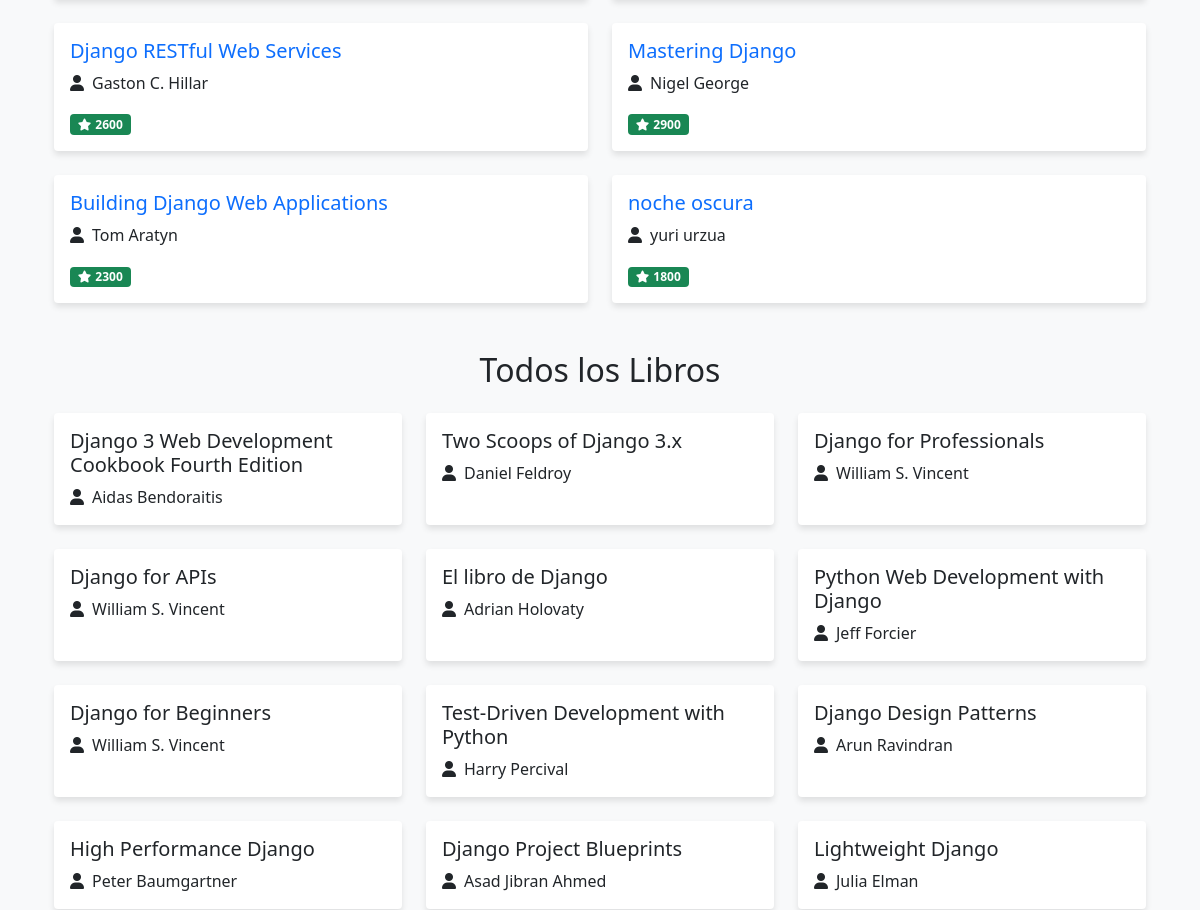
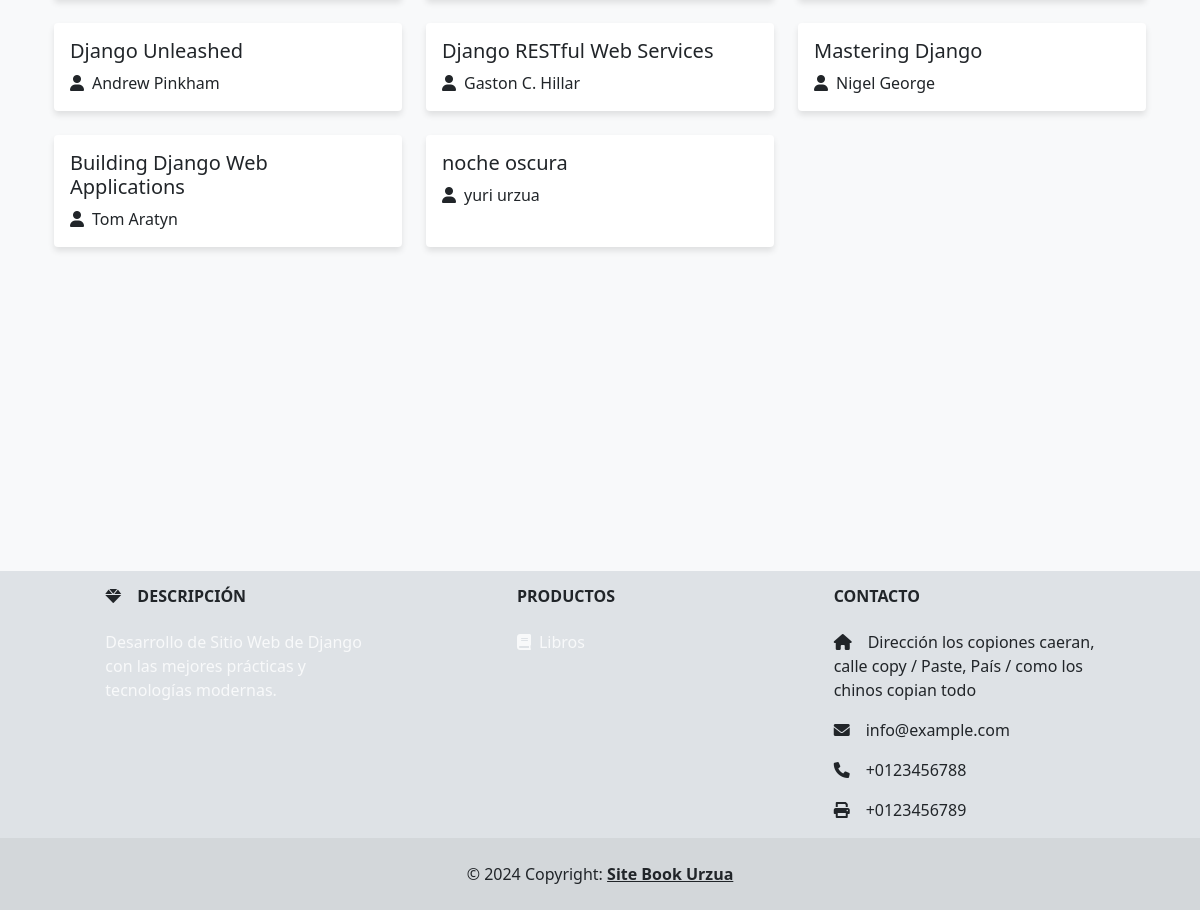
Page /listbook/ (signed in, lower part) on the earlier database version (2 pictures, top to bottom).
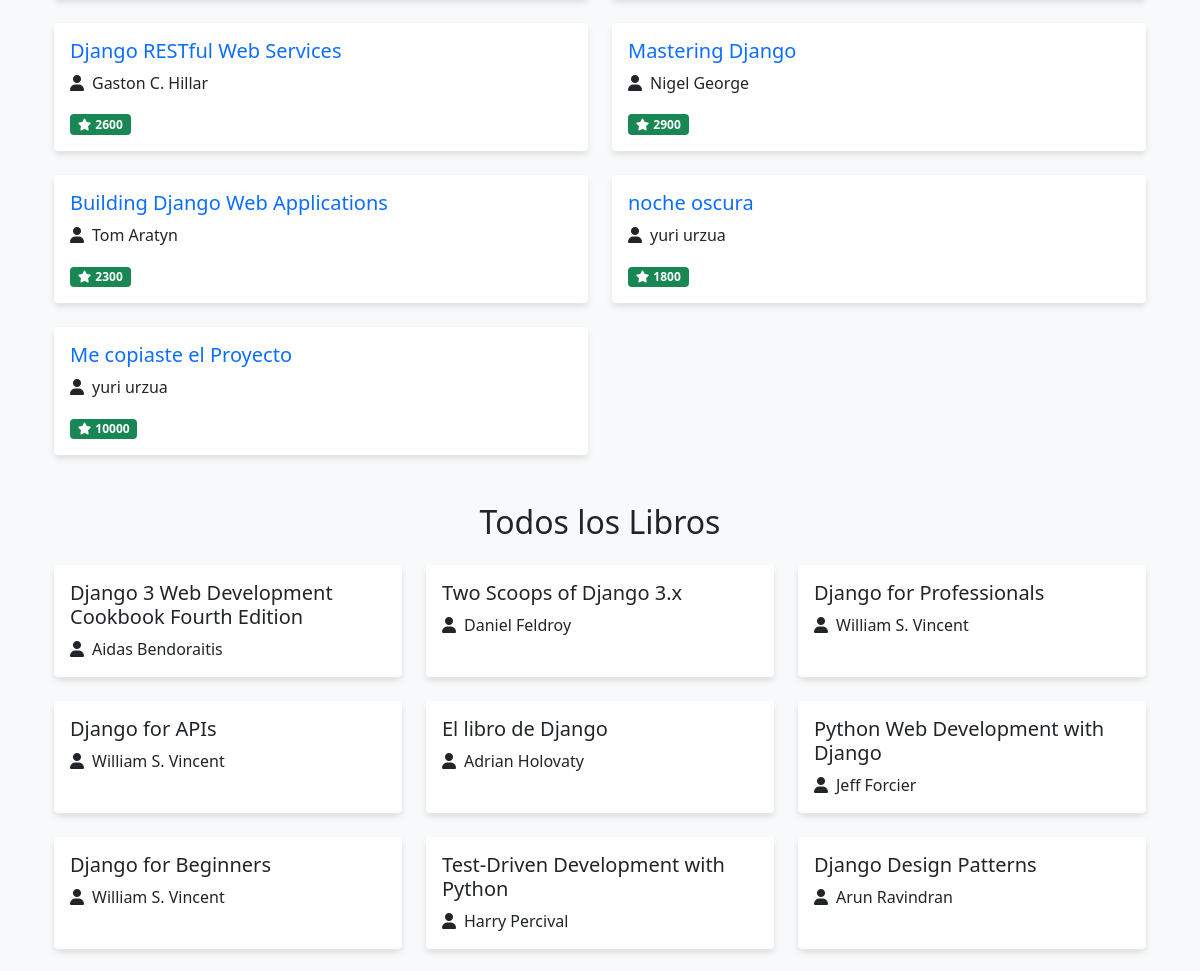
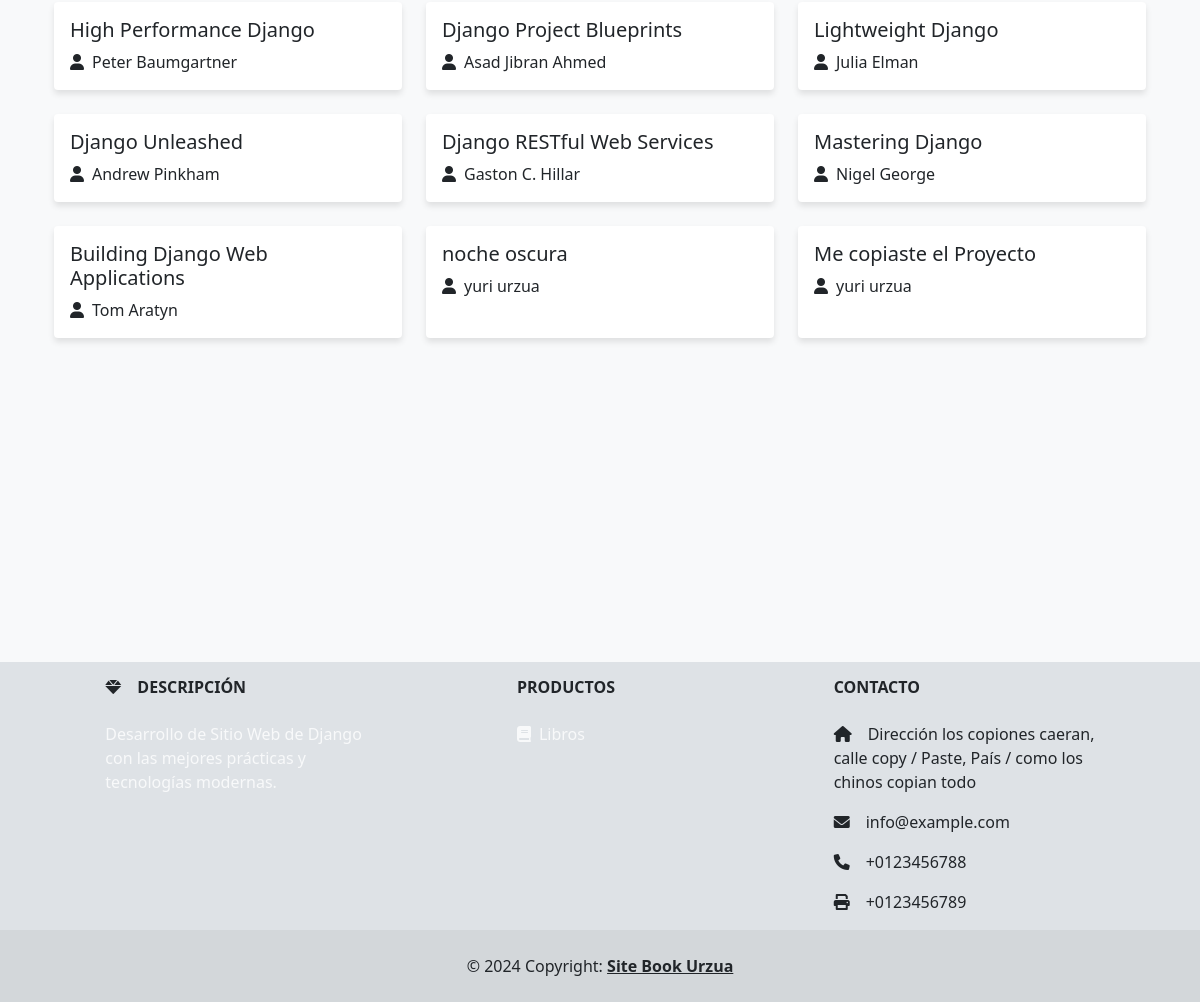
Same page on the later database version (2 pictures, top to bottom).
### libros/models.py (models this page shows, shortened)
class Libro(models.Model):
    titulo = models.CharField(max_length=200)
    autor = models.CharField(max_length=100)
    valoracion = models.IntegerField()
    fecha_creacion = models.DateTimeField(auto_now_add=True)
    fecha_modificacion = models.DateTimeField(auto_now=True)
    class Meta:
        verbose_name = 'Libro'
        verbose_name_plural = 'Libros'
        permissions = [
            ("development", "Permiso como Desarrollador"),
            ("scrum_master", "Permiso como Scrum Master"),
            ("product_owner", "Permiso como Product Owner"),
        ]

### libros/views.py (the view)
# urls.py: path('listbook/', views.listbook, name='listbook'),
@login_required
def listbook(request):
    libros_valorados = Libro.objects.filter(valoracion__gt=1500)
    todos_los_libros = Libro.objects.all()
    context = {
        'libros_valorados': libros_valorados,
        'todos_los_libros': todos_los_libros
    }
    return render(request, 'libros/listbook.html', context)

### libros/templates/libros/listbook.html (shortened to what this page needs)
{% extends 'layout.html' %} {% block content %}
<div class="container py-4">
  {% if user.is_authenticated %}
  <div class="mb-5">
    <div class="row g-4">
      {% if libros_valorados %} {% for libro in libros_valorados %}
      <div class="col-md-6">
        <div class="card h-100">
          <div class="card-body">
            <h5 class="card-title text-primary">{{ libro.titulo }}</h5>
            <p class="card-text">
              <i class="fas fa-user me-2"></i>{{ libro.autor }}
            </p>
            <p class="card-text">
              <span class="badge bg-success">
                <i class="fas fa-star me-1"></i>{{ libro.valoracion }}
              </span>
            </p>
          </div>
        </div>
      </div>
      {% endfor %} {% else %}
      <div class="alert alert-info">
        No hay libros con valoración mayor a 1500.
      </div>
      {% endif %}
    </div>
  </div>
  <div>
    <h2 class="text-center mb-4">Todos los Libros</h2>
    <div class="row g-4">
      {% if todos_los_libros %} {% for libro in todos_los_libros %}
      <div class="col-md-4">
        <div class="card h-100">
          <div class="card-body">
            <h5 class="card-title">{{ libro.titulo }}</h5>
            <p class="card-text">
              <i class="fas fa-user me-2"></i>{{ libro.autor }}
            </p>
          </div>
        </div>
      </div>
      {% endfor %} {% else %}
      <div class="alert alert-info">No hay libros disponibles.</div>
      {% endif %}
    </div>
  </div>
  {% else %}
  <div class="alert alert-warning text-center">
    <h4>Acceso Restringido</h4>
    <p>Debes iniciar sesión para ver el contenido.</p>
    <a href="{% url 'login' %}" class="btn btn-primary">Iniciar Sesión</a>
  </div>
  {% endif %}
</div>
{% endblock %}

### libros/templates/layout.html (shortened to what this page needs)
<!DOCTYPE html>
<html lang="es">
  <head>
    <link
      href="https://cdn.jsdelivr.net/npm/bootstrap@5.1.3/dist/css/bootstrap.min.css"
      rel="stylesheet"
    />
    <link
      href="https://cdnjs.cloudflare.com/ajax/libs/font-awesome/6.0.0/css/all.min.css"
      rel="stylesheet"
    />
  </head>
  <body>
    <main class="container mt-4">{% block content %} {% endblock %}</main>
    {% include 'footer.html' %}
  </body>
</html>

### libros/templates/footer.html
<footer class="footer">
  <div class="container">
    <div class="row mt-3">
      <div class="col-md-3 col-lg-4 col-xl-3 mx-auto mb-4">
        <h6 class="text-uppercase fw-bold mb-4">
          <i class="fas fa-gem me-3"></i>Descripción
        </h6>
        <p class="text-light">
          Desarrollo de Sitio Web de Django con las mejores prácticas y
          tecnologías modernas.
        </p>
      </div>
      <div class="col-md-2 col-lg-2 col-xl-2 mx-auto mb-4">
        <h6 class="text-uppercase fw-bold mb-4">Productos</h6>
        <p>
          <a
            href="{% url 'listbook' %}"
            class="text-light text-decoration-none"
          >
            <i class="fas fa-book me-2"></i>Libros
          </a>
        </p>
      </div>
      <div class="col-md-4 col-lg-3 col-xl-3 mx-auto mb-md-0 mb-4">
        <h6 class="text-uppercase fw-bold mb-4">Contacto</h6>
        <p><i class="fas fa-home me-3"></i>Dirección los copiones caeran, calle copy / Paste, País / como los chinos copian todo</p>
        <p><i class="fas fa-envelope me-3"></i>info@example.com</p>
        <p><i class="fas fa-phone me-3"></i>+0123456788</p>
        <p><i class="fas fa-print me-3"></i>+0123456789</p>
      </div>
    </div>
  </div>
  <div class="text-center p-4" style="background-color: rgba(0, 0, 0, 0.05)">
    © 2024 Copyright:
    <a class="text-reset fw-bold" href="{% url 'index' %}"
      >Site Book Urzua</a
    >
  </div>
</footer>

### libros/templates/layout.html (style rules this page uses)
body { min-height: 100vh; display: flex; flex-direction: column; background-color: #f8f9fa; }
.container { flex: 1; }
.card { transition: all 0.3s ease; border: none; box-shadow: 0 4px 6px rgba(0, 0, 0, 0.1); }
.footer { margin-top: auto; background-color: #dee2e6; padding-bottom: 0; }
main { padding-bottom: 300px; }

Differences in the rows shown:
added Libro: titulo "Me copiaste el Proyecto", autor "yuri urzua", valoracion "10000"
